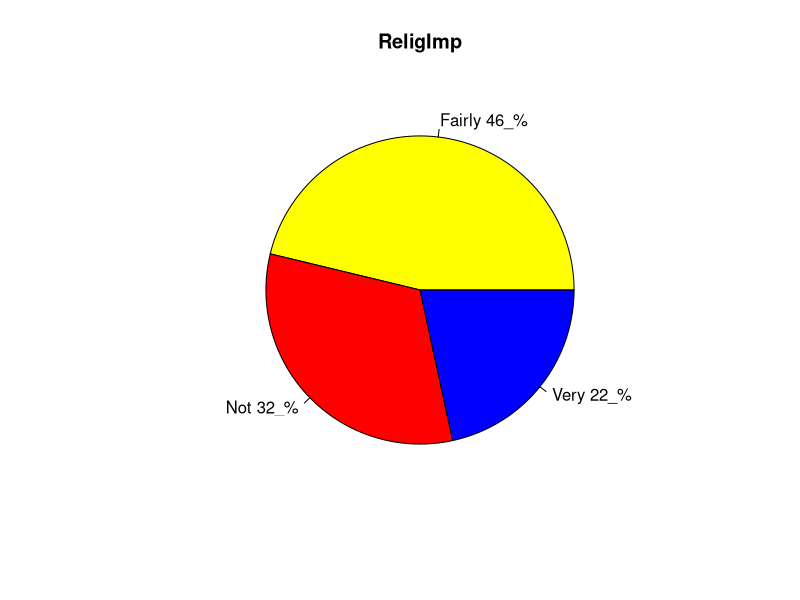
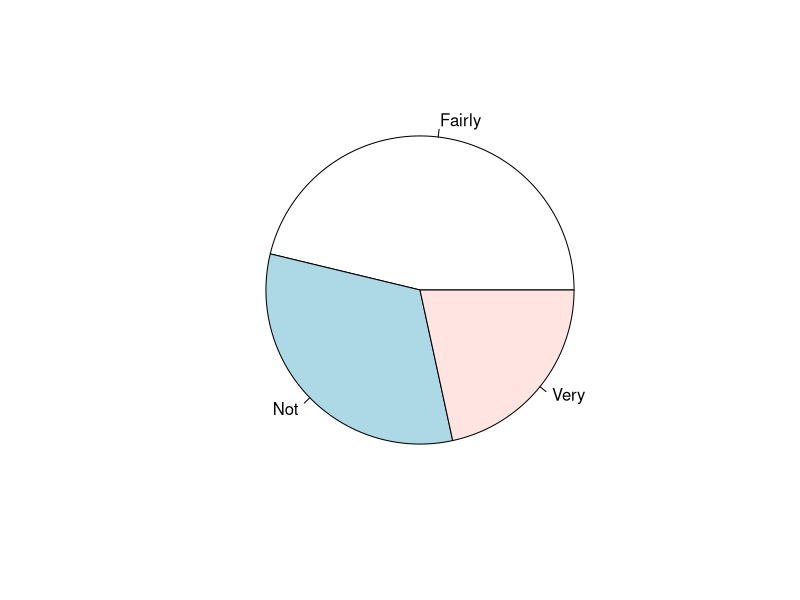
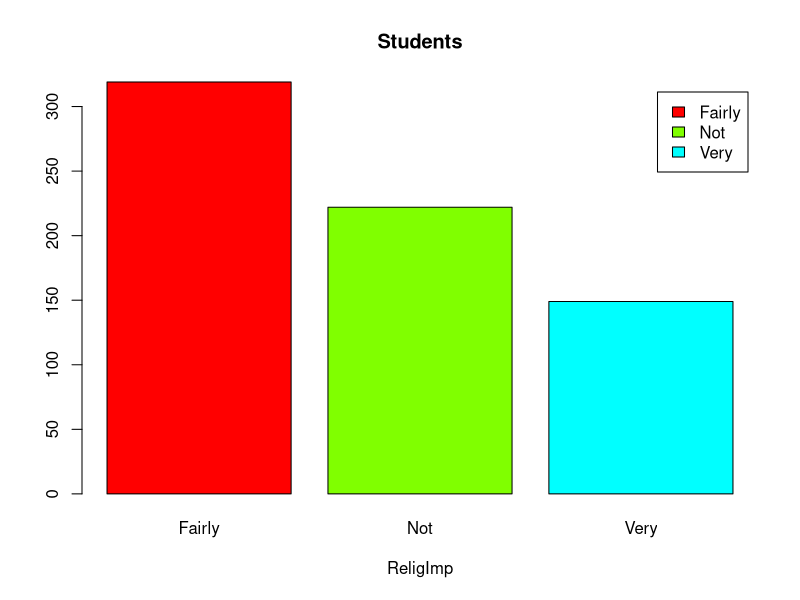
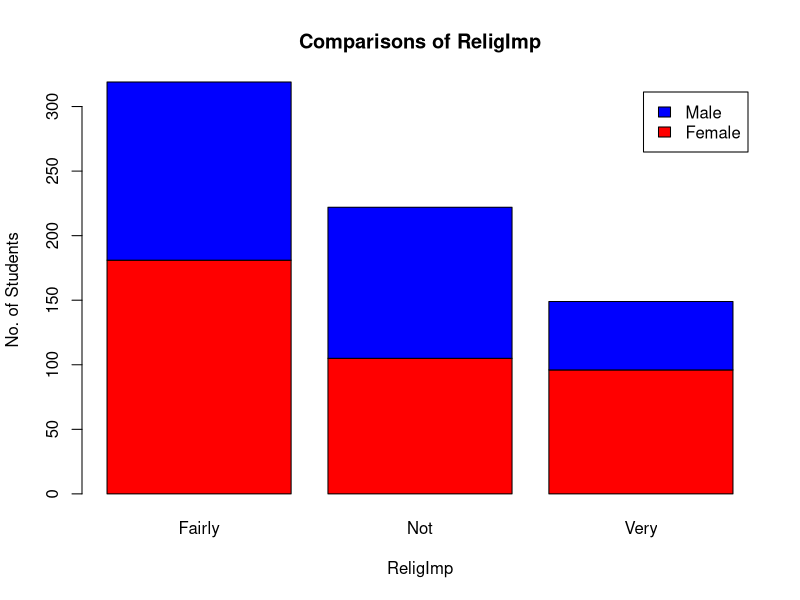
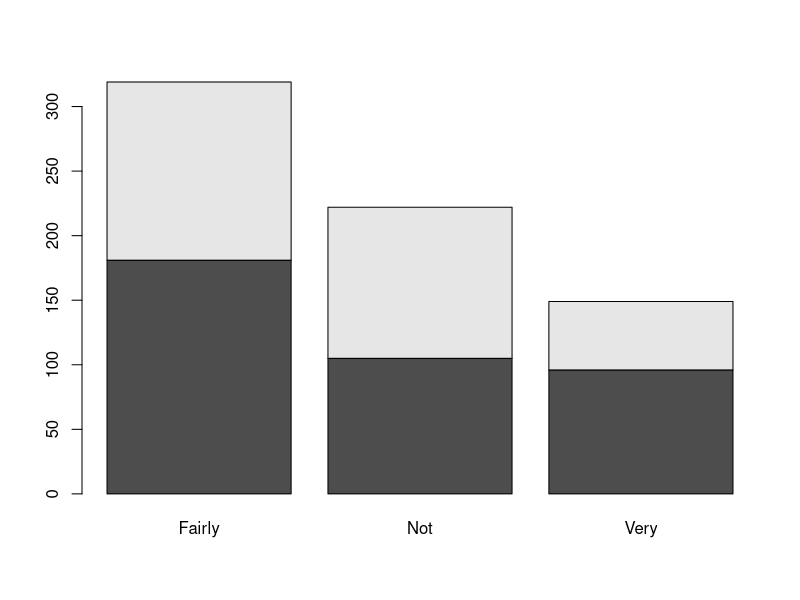
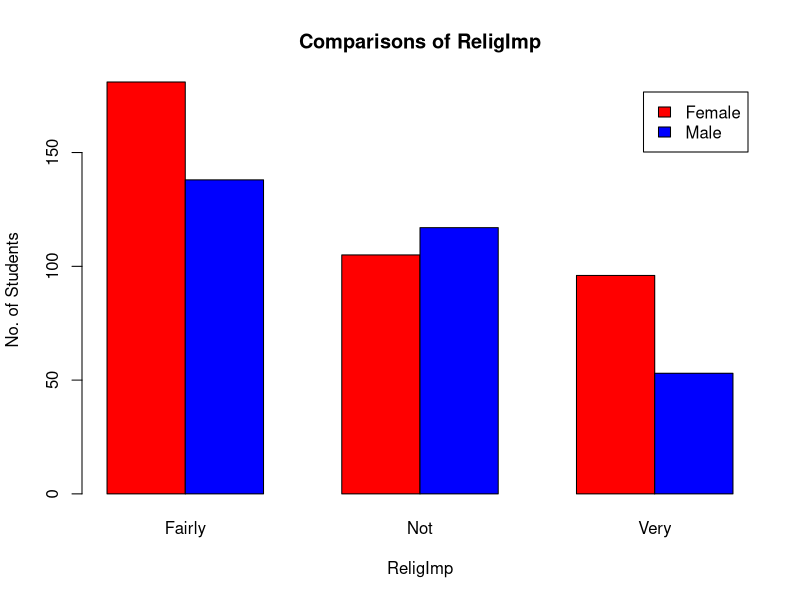
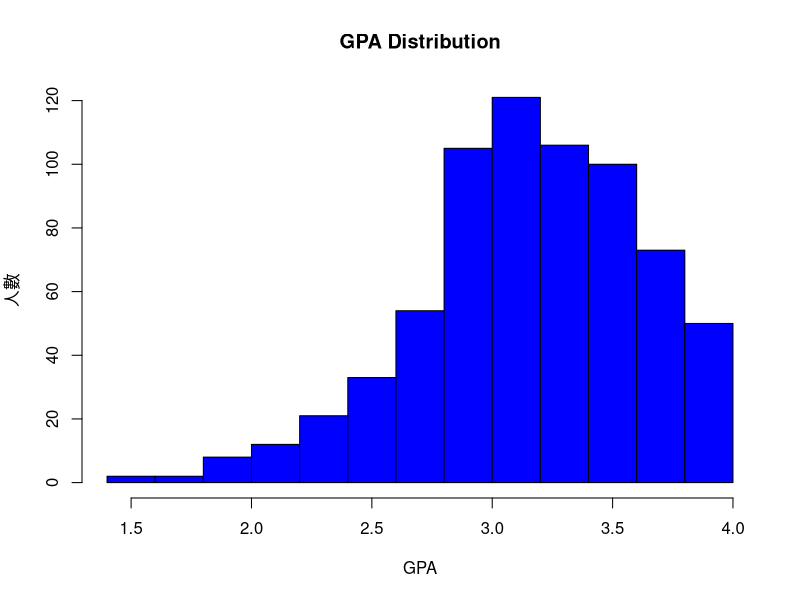
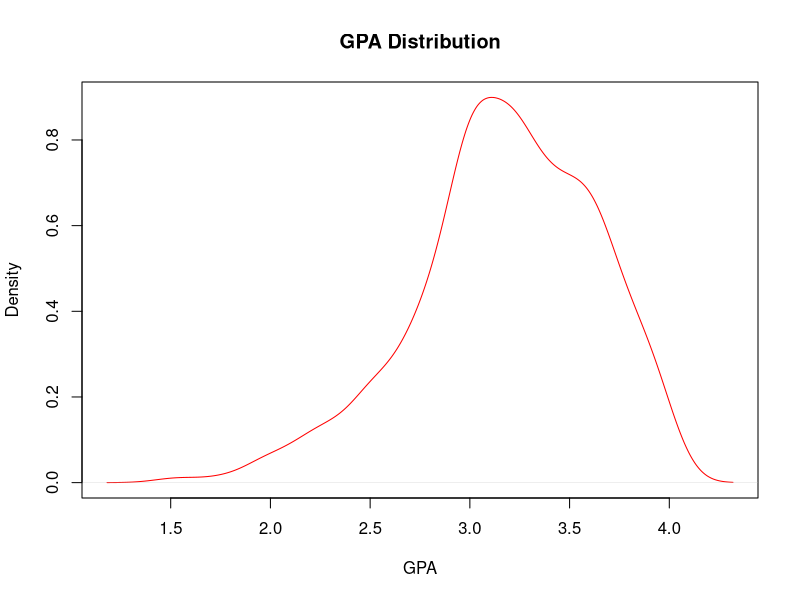

Here is the R script that generated these plots, in order:
# R 基本概念：變數型態

#1.Numbers

x<- 1+5
class(x)

# 2. Characters
y<-"MYNTU"
nchar(y)     #nchar可以知道類別項目有幾個字元
is.numeric(y)
is.character(y)
is.matrix(y)
is.vector(y)
rm(y)    #刪除

# 3. Date
z<-as.Date ("2015-02-01")
class(z)
is.numeric(z)
ti<-as.numeric(z)

## since 1970,Jan, 1
ti    #UNIX時間，或稱POSIX時間是UNIX或類UNIX系統使用的時間表示方式


####   R 基本概念：資料結構

#  vector
X1<-c(1,2,3,4)
X1
#  Matrix
X2<-matrix(1:12, nrow=2)
X2
#  Array
X3<-array(1:12, dim=c(2,3,2))
X3
#  Data Frame
x1=c(1:10)
y1=c(11:20)
z1=c(21:30)

DF1<-data.frame(XX=x1,YY=y1,ZZ=z1)   #換欄位的名字
DF1

#  List     一串雜記，可以想像是一張筆記紙
LIST1 <- list(gender="man", age=18, hobby=c("tease", "be teased"))
LIST1

L1<-list(TheDataFrame=DF1,TheVECTOR=1:10,TheLIST=LIST1)  #把dataframe、vector、list通放進來
L1


#  Factor  
#factor的型態，主要用來表有等級或類別屬性的資料(category variable)。
#(例如：性別(男、女)，年級(小一、小二….碩一、碩二)，地區(北、中、南、東)…等等。)
#用R進行資料分析時，當遇到這類「類別變數」時，要轉換成factor的資料型態，再丟入模型(model)進行分析

grade <- c("Poor","Excellent","Improved","Excellent","Improved")  # 建立一個character vector
levels(grade)   #沒有先factor過，無法運算

grade <- factor(grade)   # 轉換成factor型態
levels(grade)           #如果有一組類別變數，要查看裡面存在著哪些類別，可以用levels()函式：


G = factor(grade, level=c("Poor","Improved","Excellent"), order=TRUE)
G
levels(G)






############讀取檔案
getwd() # get working directory
setwd("D:/107-1 Statistics/lab2") 
Student <- read.csv("Student.csv")
##Student <-read.table("Student.csv", header=TRUE, sep=",")   # header=True 資料的第一筆是否為變數名稱

head(Student)
class(Student)

###########

length(Student) # number of fields
nrow(Student) # number of records


##########做類別資料的圖
# Pie Chart
counts <- Student$ReligImp
counts

counts <- table(Student$ReligImp)    
#"table是負責把資料整理為一個列連表的形式
#如果沒有用table，出來的資料是沒有經過整理的一大段資料)"
counts

pct <- round(counts/sum(counts)*100)  #round功能：去掉小數的部分且進位
pct

#指令：round(x, digits=n)
#說明：其中n為設定留下的位數
#範例：round(3.855, digits=2) 得到 3.86



lbls <- rownames(counts)
lbls
lbls <- paste(lbls, pct) # add percents to labels
lbls
lbls <- paste(lbls,"%",sep="_") # ad % to labels  sep"放入想要分隔的符號"
lbls

#pie
counts
pie(counts, labels = lbls, col=c("yellow","red","blue"), main="ReligImp") 
pie(counts)


# Bar Plot
barplot(counts, main="Students", col=rainbow(4),
        legend = rownames(counts),xlab="ReligImp")



# Crosstabs 列連表
Sex<-Student$Sex
Sex
ReligImp<-Student$ReligImp

mytable <- xtabs(~Sex+ReligImp)   #xtabs() 裡面放入想要做列連表的變數
mytable


# Stacked Bar Plot
barplot(mytable, col=c("red","blue"), main="Comparisons of ReligImp",
        xlab="ReligImp", ylab="No. of Students",legend = rownames(mytable))


barplot(mytable)     #一樣可以產生圖，但顏色為預設，也沒有辦法產生標題或X、Y軸名稱



# Grouped Bar Plot
barplot(mytable, col=c("red","blue"), main="Comparisons of ReligImp",
        xlab="ReligImp", ylab="No. of Students",legend = rownames(mytable),
        beside=TRUE)



# Histogram ---------------------------------------------------------------

hist(Student$GPA, breaks=10, col="blue", main="GPA Distribution", xlab="GPA",ylab = "人數")

d<-density(Student$GPA, na.rm=TRUE)
plot(d, col="red", main="GPA Distribution", xlab="GPA")


# Boxplot -----------------------------------------------------------------
GPA<- Student$GPA
boxplot(GPA~Sex, Student, col=(c("red","blue")), 
        main="Comparisons of GPA", xlab="Gender", ylab="GPA" )



# Stem-and-leaf plot ------------------------------------------------------

GPA<- Student$GPA
summary(GPA)

stem(GPA, scale = 2)
stem(GPA, scale = 1)


# Dot plot ----------------------------------------------------------------

dotchart(GPA, cex=1, lcolor = NULL)

# or
stripchart(GPA, method = "stack", offset = .3, at = .15, pch = 19,
           main = "Dotplot of GPA", xlab = "GPA")

hist(GPA, breaks = 50, col = "blue")


# Desciptive statistics ---------------------------------------------------

length(GPA)
summary(GPA) # mean, median, Q25 and Q75, min, max

mean(GPA)
mean(GPA, na.rm = T)
var(GPA, na.rm = T) # sample variance
sd(GPA, na.rm = T) # sample SD
IQR(GPA, na.rm = T)


# 
is.na(GPA)
length(GPA[is.na(GPA)])
GPA[is.na(GPA)] = 0
length(GPA[is.na(GPA)])


# How about standard deviation of population?
s = sd(GPA, na.rm = T)
sqrt( (s^2)*(657-1)/657 )
